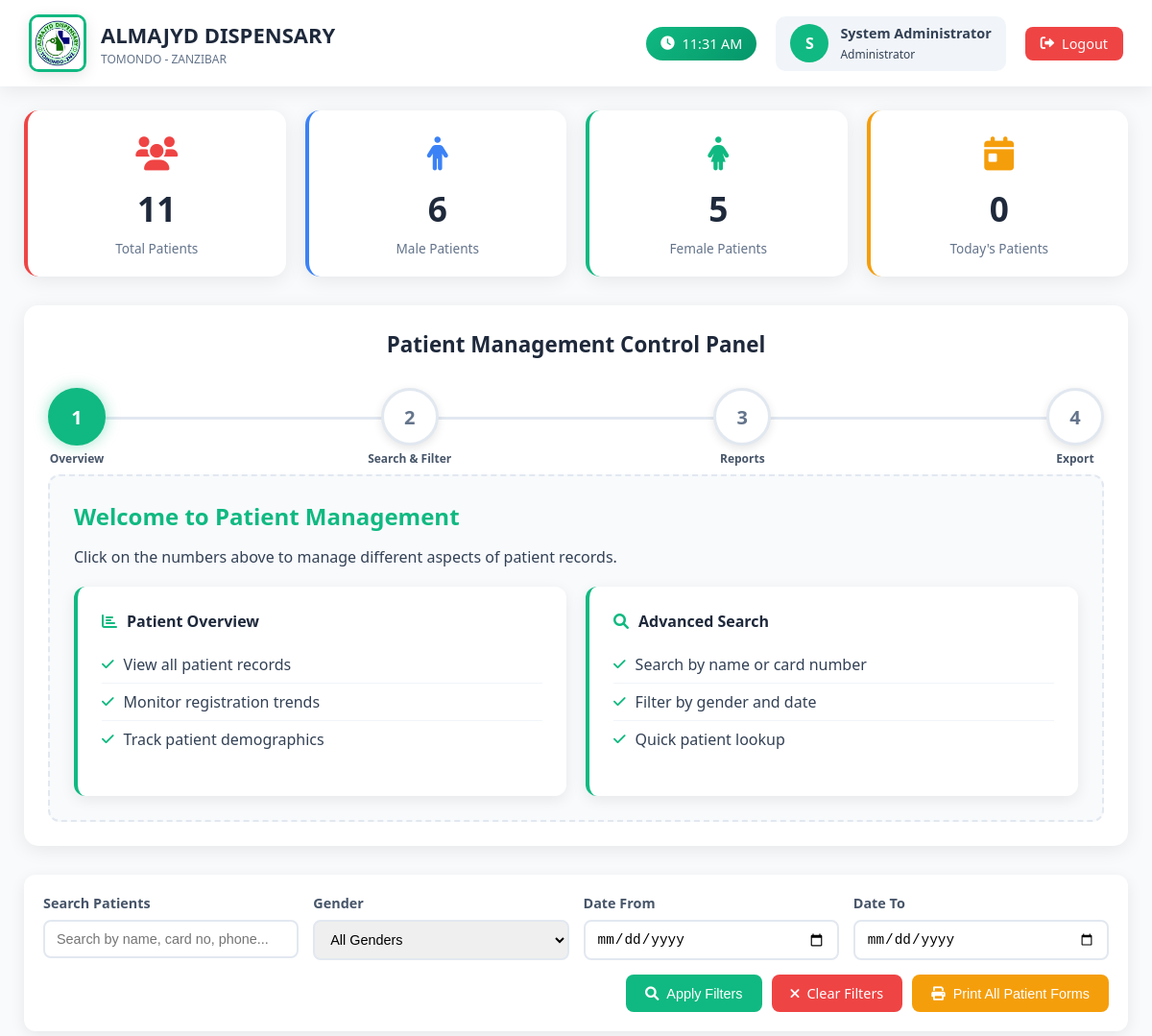
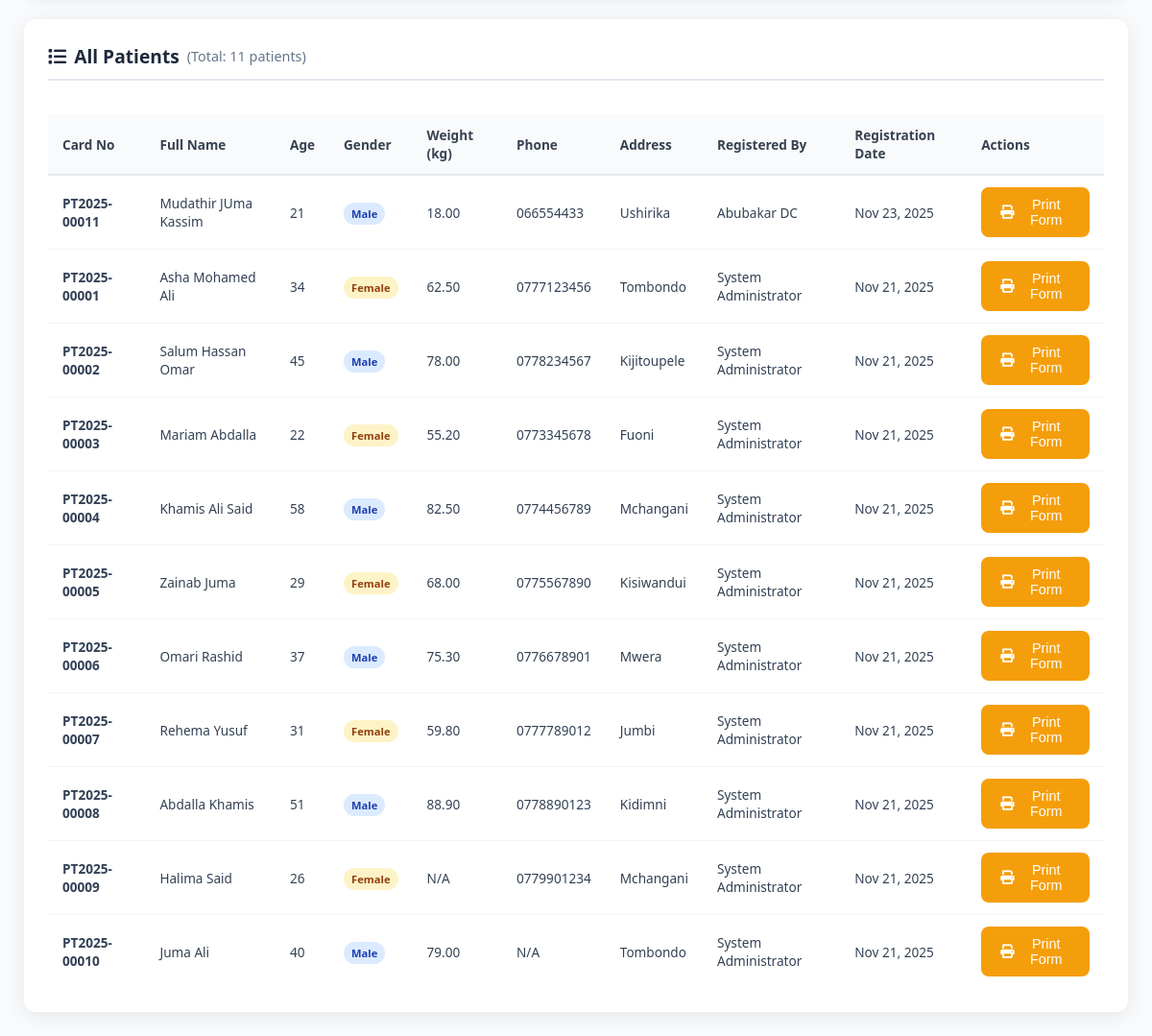
/admin/view_patients.php (signed in), run on the app's committed database (2 pictures, top to bottom).
### tables this page shows
CREATE TABLE `patients` (
  `id` int(11) NOT NULL,
  `card_no` varchar(50) NOT NULL,
  `full_name` varchar(100) NOT NULL,
  `address` text DEFAULT NULL,
  `age` int(11) DEFAULT NULL,
  `weight` decimal(5,2) DEFAULT NULL,
  `phone` varchar(20) DEFAULT NULL,
  `gender` enum('male','female') DEFAULT NULL,
  `created_by` int(11) DEFAULT NULL,
  `created_at` timestamp NOT NULL DEFAULT current_timestamp()
);

CREATE TABLE `users` (
  `id` int(11) NOT NULL,
  `username` varchar(50) NOT NULL,
  `password` varchar(255) NOT NULL,
  `email` varchar(100) DEFAULT NULL,
  `role` enum('admin','doctor','receptionist','laboratory','pharmacy','cashier') NOT NULL,
  `full_name` varchar(100) NOT NULL,
  `phone` varchar(20) DEFAULT NULL,
  `district` varchar(100) DEFAULT NULL,
  `region` varchar(100) DEFAULT NULL,
  `created_at` timestamp NOT NULL DEFAULT current_timestamp(),
  `status` enum('active','inactive') DEFAULT 'active',
  `permissions` text DEFAULT NULL,
  `last_login` timestamp NULL DEFAULT NULL
);

### admin/view_patients.php (the view, shortened to what this page needs)
<?php
require_once '../config.php';
$search = isset($_GET['search']) ? trim($_GET['search']) : '';
$date_from = isset($_GET['date_from']) ? $_GET['date_from'] : '';
$date_to = isset($_GET['date_to']) ? $_GET['date_to'] : '';
$query = "SELECT p.*, u.full_name as created_by_name
          FROM patients p
          LEFT JOIN users u ON p.created_by = u.id
          WHERE 1=1";
$params = [];
$query .= " ORDER BY p.created_at DESC";
$stmt = $pdo->prepare($query);
$stmt->execute($params);
$patients = $stmt->fetchAll(PDO::FETCH_ASSOC);
$total_patients = count($patients);
$male_count = 0;
$female_count = 0;
$today_count = 0;
foreach ($patients as $patient) {
    if ($patient['gender'] == 'male') $male_count++;
    if ($patient['gender'] == 'female') $female_count++;
}
?>
<!DOCTYPE html>
<html lang="en">
<head>
    <link rel="stylesheet" href="https://cdnjs.cloudflare.com/ajax/libs/font-awesome/6.0.0/css/all.min.css">
</head>
<body>
    <div class="topbar no-print">
        <div class="logo-section">
            <div class="logo">
                <img src="../images/logo.jpg" alt="Almajyd Dispensary Logo">
            </div>
            <div class="clinic-info">
                <h1>ALMAJYD DISPENSARY</h1>
                <p>TOMONDO - ZANZIBAR</p>
            </div>
        </div>
        <div class="user-area">
            <div class="time-display">
                <i class="fas fa-clock"></i>
                <span id="currentTime"><?php echo date('h:i A'); ?></span>
            </div>
            <div class="user">
                <div class="user-avatar">
                    <?php echo strtoupper(substr($_SESSION['full_name'], 0, 1)); ?>
                </div>
                <div>
                    <div style="font-weight:600; font-size: 0.9rem;"><?php echo $_SESSION['full_name']; ?></div>
                    <small style="font-size: 0.75rem;">Administrator</small>
                </div>
            </div>
            <a href="../logout.php" class="logout-btn">
                <i class="fas fa-sign-out-alt"></i>
                Logout
            </a>
        </div>
    </div>
    <div class="main">
        <div class="stats-grid no-print">
            <div class="stat-card patients">
                <div class="stat-icon">
                    <i class="fas fa-users"></i>
                </div>
                <div class="stat-number"><?php echo $total_patients; ?></div>
                <div class="stat-label">Total Patients</div>
            </div>
            <div class="stat-card male">
                <div class="stat-icon">
                    <i class="fas fa-male"></i>
                </div>
                <div class="stat-number"><?php echo $male_count; ?></div>
                <div class="stat-label">Male Patients</div>
            </div>
            <div class="stat-card female">
                <div class="stat-icon">
                    <i class="fas fa-female"></i>
                </div>
                <div class="stat-number"><?php echo $female_count; ?></div>
                <div class="stat-label">Female Patients</div>
            </div>
            <div class="stat-card today">
                <div class="stat-icon">
                    <i class="fas fa-calendar-day"></i>
                </div>
                <div class="stat-number"><?php echo $today_count; ?></div>
                <div class="stat-label">Today's Patients</div>
            </div>
        </div>
        <div class="steps-container no-print">
            <h2 class="steps-title">Patient Management Control Panel</h2>
            <div class="steps">
                <div class="step active" onclick="showStep(1)">
                    1
                    <div class="step-label">Overview</div>
                </div>
                <div class="step" onclick="showStep(2)">
                    2
                    <div class="step-label">Search & Filter</div>
                </div>
                <div class="step" onclick="showStep(3)">
                    3
                    <div class="step-label">Reports</div>
                </div>
                <div class="step" onclick="showStep(4)">
                    4
                    <div class="step-label">Export</div>
                </div>
            </div>
            <div class="content-area" id="content">
                <h2 style="color:#10b981; margin-bottom: 15px;">Welcome to Patient Management</h2>
                <p>Click on the numbers above to manage different aspects of patient records.</p>
                <div class="action-grid">
                    <div class="action-card" onclick="showStep(1)">
                        <h4><i class="fas fa-chart-bar"></i> Patient Overview</h4>
                        <ul class="action-list">
                            <li><i class="fas fa-check"></i> View all patient records</li>
                            <li><i class="fas fa-check"></i> Monitor registration trends</li>
                            <li><i class="fas fa-check"></i> Track patient demographics</li>
                        </ul>
                    </div>
                    <div class="action-card" onclick="showStep(2)">
                        <h4><i class="fas fa-search"></i> Advanced Search</h4>
                        <ul class="action-list">
                            <li><i class="fas fa-check"></i> Search by name or card number</li>
                            <li><i class="fas fa-check"></i> Filter by gender and date</li>
                            <li><i class="fas fa-check"></i> Quick patient lookup</li>
                        </ul>
                    </div>
                </div>
            </div>
        </div>
        <div class="filter-section no-print">
            <form method="GET" action="">
                <div class="filter-grid">
                    <div class="filter-group">
                        <label class="filter-label">Search Patients</label>
                        <input type="text" name="search" class="filter-input" placeholder="Search by name, card no, phone..." value="<?php echo htmlspecialchars($search); ?>">
                    </div>
                    <div class="filter-group">
                        <label class="filter-label">Gender</label>
                        <select name="gender" class="filter-input">
                            <option value="">All Genders</option>
                        </select>
                    </div>
                    <div class="filter-group">
                        <label class="filter-label">Date From</label>
                        <input type="date" name="date_from" class="filter-input" value="<?php echo htmlspecialchars($date_from); ?>">
                    </div>
                    <div class="filter-group">
                        <label class="filter-label">Date To</label>
                        <input type="date" name="date_to" class="filter-input" value="<?php echo htmlspecialchars($date_to); ?>">
                    </div>
                </div>
                <div class="filter-actions">
                    <button type="submit" class="btn btn-success">
                        <i class="fas fa-search"></i>
                        Apply Filters
                    </button>
                    <a href="view_patients.php" class="btn btn-danger">
                        <i class="fas fa-times"></i>
                        Clear Filters
                    </a>
                    <button type="button" onclick="printAllPatientForms()" class="btn btn-warning">
                        <i class="fas fa-print"></i>
                        Print All Patient Forms
                    </button>
                </div>
            </form>
        </div>
        <div class="table-card no-print">
            <h3>
                <i class="fas fa-list"></i>
                All Patients
                <small style="font-size: 0.9rem; color: #64748b; font-weight: normal;">
                    (Total: <?php echo $total_patients; ?> patients)
                </small>
            </h3>
            <div class="table-responsive">
                <table class="simple-table">
                    <thead>
                        <tr>
                            <th>Card No</th>
                            <th>Full Name</th>
                            <th>Age</th>
                            <th>Gender</th>
                            <th>Weight (kg)</th>
                            <th>Phone</th>
                            <th>Address</th>
                            <th>Registered By</th>
                            <th>Registration Date</th>
                            <th>Actions</th>
                        </tr>
                    </thead>
                    <tbody>
                        <?php
                        $patients_data = $patients;
                        if (empty($patients_data)):
                        ?>
                        <tr>
                            <td colspan="10" style="text-align: center; padding: 20px; color: #64748b;">
                                <i class="fas fa-info-circle" style="font-size: 2rem; margin-bottom: 10px; display: block;"></i>
                                No patients found matching your criteria.
                            </td>
                        </tr>
                        <?php else: ?>
                            <?php foreach ($patients_data as $patient): ?>
                            <tr>
                                <td><strong><?php echo htmlspecialchars($patient['card_no']); ?></strong></td>
                                <td><?php echo htmlspecialchars($patient['full_name']); ?></td>
                                <td><?php echo $patient['age'] ?: 'N/A'; ?></td>
                                <td>
                                    <span class="badge <?php echo $patient['gender'] == 'male' ? 'badge-info' : 'badge-warning'; ?>">
                                        <?php echo $patient['gender'] ? ucfirst($patient['gender']) : 'N/A'; ?>
                                    </span>
                                </td>
                                <td><?php echo $patient['weight'] ?: 'N/A'; ?></td>
                                <td><?php echo $patient['phone'] ?: 'N/A'; ?></td>
                                <td><?php echo $patient['address'] ? htmlspecialchars(substr($patient['address'], 0, 30)) . (strlen($patient['address']) > 30 ? '...' : '') : 'N/A'; ?></td>
                                <td><?php echo $patient['created_by_name'] ?: 'System'; ?></td>
                                <td><?php echo date('M j, Y', strtotime($patient['created_at'])); ?></td>
                                <td>
                                    <button class="btn btn-warning btn-sm" onclick="printSingleForm('<?php echo $patient['card_no']; ?>')">
                                        <i class="fas fa-print"></i> Print Form
                                    </button>
                                </td>
                            </tr>
                            <?php endforeach; ?>
                        <?php endif; ?>
                    </tbody>
                </table>
            </div>
        </div>
    </div>
</body>
</html>

### data on the page
patients: card_no "PT2025-00011", full_name "Mudathir JUma Kassim", age "21", gender "Male", weight "18.00", phone "066554433", address "Ushirika", created_by.full_name "Abubakar DC", created_at "Nov 23, 2025"
patients: card_no "PT2025-00001", full_name "Asha Mohamed Ali", age "34", gender "Female", weight "62.50", phone "0777123456", address "Tombondo", created_by.full_name "System Administrator", created_at "Nov 21, 2025"
patients: card_no "PT2025-00002", full_name "Salum Hassan Omar", age "45", gender "Male", weight "78.00", phone "0778234567", address "Kijitoupele", created_by.full_name "System Administrator", created_at "Nov 21, 2025"
patients: card_no "PT2025-00003", full_name "Mariam Abdalla", age "22", gender "Female", weight "55.20", phone "0773345678", address "Fuoni", created_by.full_name "System Administrator", created_at "Nov 21, 2025"
patients: card_no "PT2025-00004", full_name "Khamis Ali Said", age "58", gender "Male", weight "82.50", phone "0774456789", address "Mchangani", created_by.full_name "System Administrator", created_at "Nov 21, 2025"
patients: card_no "PT2025-00005", full_name "Zainab Juma", age "29", gender "Female", weight "68.00", phone "0775567890", address "Kisiwandui", created_by.full_name "System Administrator", created_at "Nov 21, 2025"
patients: card_no "PT2025-00006", full_name "Omari Rashid", age "37", gender "Male", weight "75.30", phone "0776678901", address "Mwera", created_by.full_name "System Administrator", created_at "Nov 21, 2025"
patients: card_no "PT2025-00007", full_name "Rehema Yusuf", age "31", gender "Female", weight "59.80", phone "0777789012", address "Jumbi", created_by.full_name "System Administrator", created_at "Nov 21, 2025"
patients: card_no "PT2025-00008", full_name "Abdalla Khamis", age "51", gender "Male", weight "88.90", phone "0778890123", address "Kidimni", created_by.full_name "System Administrator", created_at "Nov 21, 2025"
patients: card_no "PT2025-00009", full_name "Halima Said", age "26", gender "Female", weight "N/A", phone "0779901234", address "Mchangani", created_by.full_name "System Administrator", created_at "Nov 21, 2025"
patients: card_no "PT2025-00010", full_name "Juma Ali", age "40", gender "Male", weight "79.00", phone "N/A", address "Tombondo", created_by.full_name "System Administrator", created_at "Nov 21, 2025"

### other printed values
substr($_SESSION['full_name'], 0, 1) "S"
$_SESSION['full_name'] "System Administrator"
$total_patients "11"
$male_count "6"
$female_count "5"
$today_count "0"
